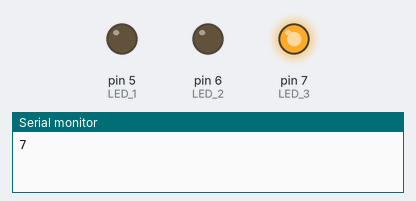
Simulated run of this sketch. Board: Arduino Uno, built with avr-gcc and run on an emulated ATmega328P. On the bench: output pins drawn as LEDs (lit = HIGH), the last lines printed to the serial monitor. Random numbers use the default seed unless the sketch sets one.

Above: at 0.1 s.
At 9.85 s:
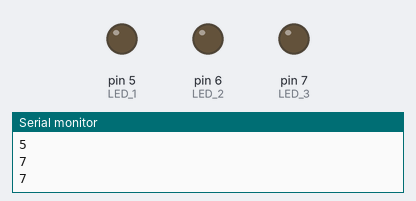
At 19.9 s:
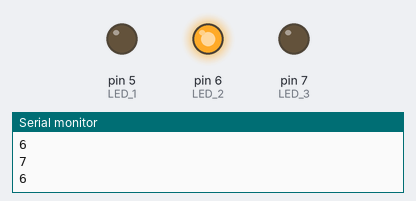
At 39.7 s:
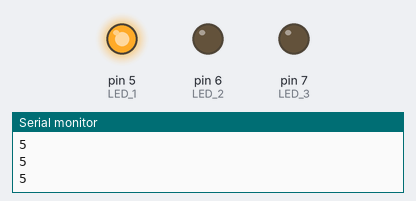
Timing chart, 0 to 40.0 s (numbered marks = the images above):
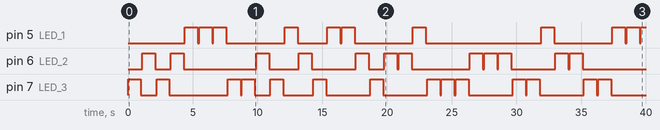

Measured:
- by itself, pin 5 (LED_1): LOW → HIGH at 4.4 s, → LOW 1.0 s later, → HIGH 0.10 s later, → LOW 1.0 s later, … (21 changes in this stretch)
- by itself, pin 6 (LED_2): LOW → HIGH at 1.1 s, → LOW 1.0 s later, → HIGH 1.2 s later, → LOW 1.0 s later, … (24 changes in this stretch)
- by itself, pin 7 (LED_3): LOW → HIGH at 0.00 s, → LOW 1.0 s later, → HIGH 1.2 s later, → LOW 1.0 s later, … (28 changes in this stretch)

The sketch:

LED_Random_Blink.ino
```cpp
int LED_1 = 5;
int LED_2 = 6;
int LED_3 = 7;

long randomNumber;

void setup() {
 Serial.begin(9600);

pinMode(LED_1,OUTPUT);
pinMode(LED_2,OUTPUT);
pinMode(LED_3,OUTPUT);

randomSeed(analogRead(0));
}

void loop() {
 randomNumber = random(5,8);
  Serial.println(randomNumber);
  digitalWrite(randomNumber,HIGH);
  delay(1000);
  digitalWrite(randomNumber,LOW);
  delay(100);

}
```
